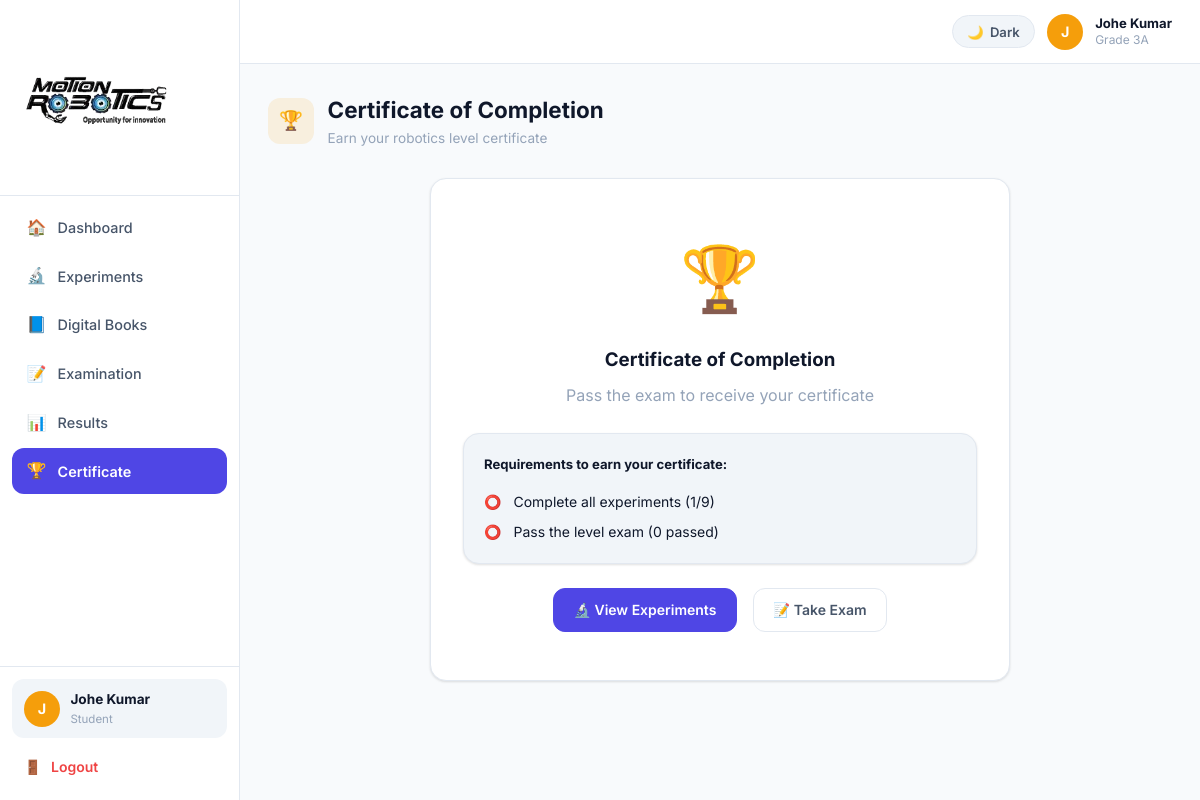
The app's page /student/certificate (signed in) with its own data.
### app.py (models this page shows, shortened)
class User(db.Model):
    id            = db.Column(db.Integer, primary_key=True)
    username      = db.Column(db.String(80), unique=True, nullable=False)
    email         = db.Column(db.String(120), unique=True, nullable=False)
    password_hash = db.Column(db.String(200), nullable=False)
    role          = db.Column(db.String(20), nullable=False)   # admin / teacher / student
    full_name     = db.Column(db.String(120))
    phone         = db.Column(db.String(20))
    school_name   = db.Column(db.String(120))
    roll_number   = db.Column(db.String(40))
    avatar_color  = db.Column(db.String(20), default='#4F46E5')
    is_active     = db.Column(db.Boolean, default=True)
    created_at    = db.Column(db.DateTime, default=datetime.utcnow)

class StudentClass(db.Model):
    id         = db.Column(db.Integer, primary_key=True)
    student_id = db.Column(db.Integer, db.ForeignKey('user.id'), nullable=False)
    class_id   = db.Column(db.Integer, db.ForeignKey('class.id'), nullable=False)
    student    = db.relationship('User', backref='student_classes')

class Class(db.Model):
    id              = db.Column(db.Integer, primary_key=True)
    name            = db.Column(db.String(100), nullable=False)
    school_name     = db.Column(db.String(120))
    robotics_level  = db.Column(db.String(80))   # one of ROBOTICS_LEVELS or None
    created_at      = db.Column(db.DateTime, default=datetime.utcnow)
    teacher_classes = db.relationship('TeacherClass', backref='cls', cascade='all,delete-orphan')
    student_classes = db.relationship('StudentClass', backref='cls', cascade='all,delete-orphan')

### app.py (the view)
@app.route('/student/certificate')
@role_required('student')
def student_certificate():
    student = get_current_user()
    sc      = StudentClass.query.filter_by(student_id=student.id).first()
    cls     = sc.cls if sc else None
    level   = cls.robotics_level if cls else None
    total_exp = Experiment.query.filter_by(level=level).count() if level else 0
    approved  = StudentProgress.query.filter_by(student_id=student.id, status='approved').count()
    eligible  = total_exp > 0 and approved >= total_exp
    passed_exams = ExamAttempt.query.filter_by(student_id=student.id, passed=True).count()
    return render_template('student/certificate.html',
        cls=cls, level=level, eligible=eligible,
        approved=approved, total_exp=total_exp, passed_exams=passed_exams)

### app.py (called while the page is built)
@app.context_processor
def inject_enumerate():
    return dict(enumerate=enumerate)

def role_required(*roles):
    def dec(f):
        @wraps(f)
        def d(*a, **kw):
            if 'user_id' not in session: return redirect(url_for('login'))
            if session.get('role') not in roles:
                flash('Access denied.', 'error')
                return redirect(url_for('dashboard'))
            return f(*a, **kw)
        return d
    return dec

def get_current_user():
    if 'user_id' in session: return User.query.get(session['user_id'])
    return None

@app.context_processor
def inject_globals():
    return dict(current_user=get_current_user(), ROBOTICS_LEVELS=ROBOTICS_LEVELS)

### templates/student/certificate.html (shortened to what this page needs)
{% extends 'student/base_student.html' %}
{% block content %}
<div class="page-header">
  <div class="page-title-wrap">
    <div class="page-icon" style="background:rgba(245,158,11,.12);color:var(--warning);">🏆</div>
    <div><div class="page-h1">Certificate of Completion</div><div class="page-sub">Earn your robotics level certificate</div></div>
  </div>
</div>
{% if eligible %}
<div class="card" style="text-align:center;padding:3rem 2rem;border:3px solid var(--warning);position:relative;overflow:hidden;max-width:700px;margin:0 auto;">
  <div style="position:absolute;top:-30px;right:-30px;font-size:8rem;opacity:.05;">🏆</div>
  <div style="position:absolute;bottom:-30px;left:-30px;font-size:8rem;opacity:.05;">🤖</div>
  <img src="{{ url_for('static', filename='logo.png') }}" alt="Motion Robotics" style="max-width:180px;margin-bottom:1.5rem;background:#fff;border-radius:6px;padding:4px;">
  <div style="font-size:.82rem;font-weight:700;color:var(--text3);text-transform:uppercase;letter-spacing:.1em;margin-bottom:.5rem;">Certificate of Completion</div>
  <div style="font-size:1.1rem;color:var(--text2);margin-bottom:.5rem;">This certifies that</div>
  <div style="font-family:'Poppins',sans-serif;font-size:2.5rem;font-weight:900;color:var(--primary);margin-bottom:.5rem;">{{ current_user.full_name or current_user.username }}</div>
  <div style="font-size:1rem;color:var(--text2);margin-bottom:.75rem;">has successfully completed</div>
  <div class="level-pill" style="font-size:1rem;padding:.5rem 1.5rem;display:inline-flex;margin-bottom:1rem;">🤖 {{ level }}</div>
  <div style="font-size:.9rem;color:var(--text2);margin-bottom:1.5rem;">
    with <strong>{{ approved }}</strong> experiments completed and {{ passed_exams }} exam(s) passed
  </div>
  <div style="font-size:.82rem;color:var(--text3);">Motion Robotics · Opportunity for Innovation</div>
  <button onclick="window.print()" class="btn btn-warning mt-3">🖨️ Print Certificate</button>
</div>
{% else %}
<div class="card" style="max-width:580px;margin:0 auto;text-align:center;padding:3rem 2rem;">
  <div style="font-size:4rem;margin-bottom:1rem;">🏆</div>
  <h3 style="margin-bottom:.5rem;">Certificate of Completion</h3>
  <p class="text-muted mb-3">Pass the exam to receive your certificate</p>
  <div class="card" style="background:var(--bg3);padding:1.25rem;text-align:left;margin-bottom:1.5rem;">
    <div class="fw-700 mb-2 text-sm">Requirements to earn your certificate:</div>
    <div style="display:flex;flex-direction:column;gap:.5rem;">
      <div style="display:flex;align-items:center;gap:.75rem;font-size:.875rem;">
        <span>{% if approved >= total_exp and total_exp > 0 %}✅{% else %}⭕{% endif %}</span>
        Complete all experiments ({{ approved }}/{{ total_exp }})
      </div>
      <div style="display:flex;align-items:center;gap:.75rem;font-size:.875rem;">
        <span>{% if passed_exams > 0 %}✅{% else %}⭕{% endif %}</span>
        Pass the level exam ({{ passed_exams }} passed)
      </div>
    </div>
  </div>
  <div style="display:flex;gap:1rem;justify-content:center;flex-wrap:wrap;">
    <a href="{{ url_for('student_experiments') }}" class="btn btn-primary">🔬 View Experiments</a>
    <a href="{{ url_for('student_exams') }}" class="btn btn-outline">📝 Take Exam</a>
  </div>
</div>
{% endif %}
{% endblock %}

### templates/student/base_student.html (shortened to what this page needs)
<!DOCTYPE html>
<html lang="en" data-theme="light">
<head>
  <link rel="stylesheet" href="{{ url_for('static', filename='css/main.css') }}">
</head>
<body>
<div class="app-layout">
  <aside class="sidebar" id="sidebar">
    <div class="sidebar-brand">
      <img src="{{ url_for('static', filename='logo.png') }}" alt="Motion Robotics" class="sidebar-logo">
    </div>
    <nav class="sidebar-nav">
      <a href="{{ url_for('student_dashboard') }}"    class="nav-link {% if request.endpoint=='student_dashboard' %}active{% endif %}"><span class="icon">🏠</span> Dashboard</a>
      <a href="{{ url_for('student_experiments') }}"  class="nav-link {% if request.endpoint=='student_experiments' %}active{% endif %}"><span class="icon">🔬</span> Experiments</a>
      <a href="{{ url_for('student_books') }}"        class="nav-link {% if request.endpoint=='student_books' %}active{% endif %}"><span class="icon">📘</span> Digital Books</a>
      <a href="{{ url_for('student_exams') }}"        class="nav-link {% if request.endpoint in ('student_exams','student_take_exam') %}active{% endif %}"><span class="icon">📝</span> Examination</a>
      <a href="{{ url_for('student_results') }}"      class="nav-link {% if request.endpoint in ('student_results','student_exam_result') %}active{% endif %}"><span class="icon">📊</span> Results</a>
      <a href="{{ url_for('student_certificate') }}"  class="nav-link {% if request.endpoint=='student_certificate' %}active{% endif %}"><span class="icon">🏆</span> Certificate</a>
    </nav>
    <div class="sidebar-footer">
      {% if current_user %}
      <div class="user-card">
        <div class="avatar" style="background:{{ current_user.avatar_color }};">
          {{ (current_user.full_name or current_user.username)[0].upper() }}
        </div>
        <div>
          <div class="user-name">{{ current_user.full_name or current_user.username }}</div>
          <div class="user-role">Student</div>
        </div>
      </div>
      {% endif %}
      <a href="{{ url_for('logout') }}" class="logout-link"><span>🚪</span> Logout</a>
    </div>
  </aside>
  <div class="main-area">
    <header class="topbar">
      <div class="topbar-right">
        <button class="theme-btn" onclick="toggleTheme()">
          <span class="theme-icon">🌙</span>
          <span class="theme-label">Dark</span>
        </button>
        {% if current_user %}
        <div class="avatar" style="background:{{ current_user.avatar_color }}; cursor:default;">
          {{ (current_user.full_name or current_user.username)[0].upper() }}
        </div>
        <div style="line-height:1.3;">
          <div class="fw-700 text-sm">{{ current_user.full_name or current_user.username }}</div>
          <div class="text-xs text-muted">
            {% for sc in current_user.student_classes %}{{ sc.cls.name }}{% endfor %}
          </div>
        </div>
        {% endif %}
      </div>
    </header>
    <main class="page-content">{% block content %}{% endblock %}</main>
  </div>
</div>
</body>
</html>

### records on screen
User: full_name "J", full_name "Johe Kumar"
StudentClass: cls.name "Grade 3A"

### other values on screen
{{ approved }} "1"
{{ total_exp }} "9"
{{ passed_exams }} "0"
